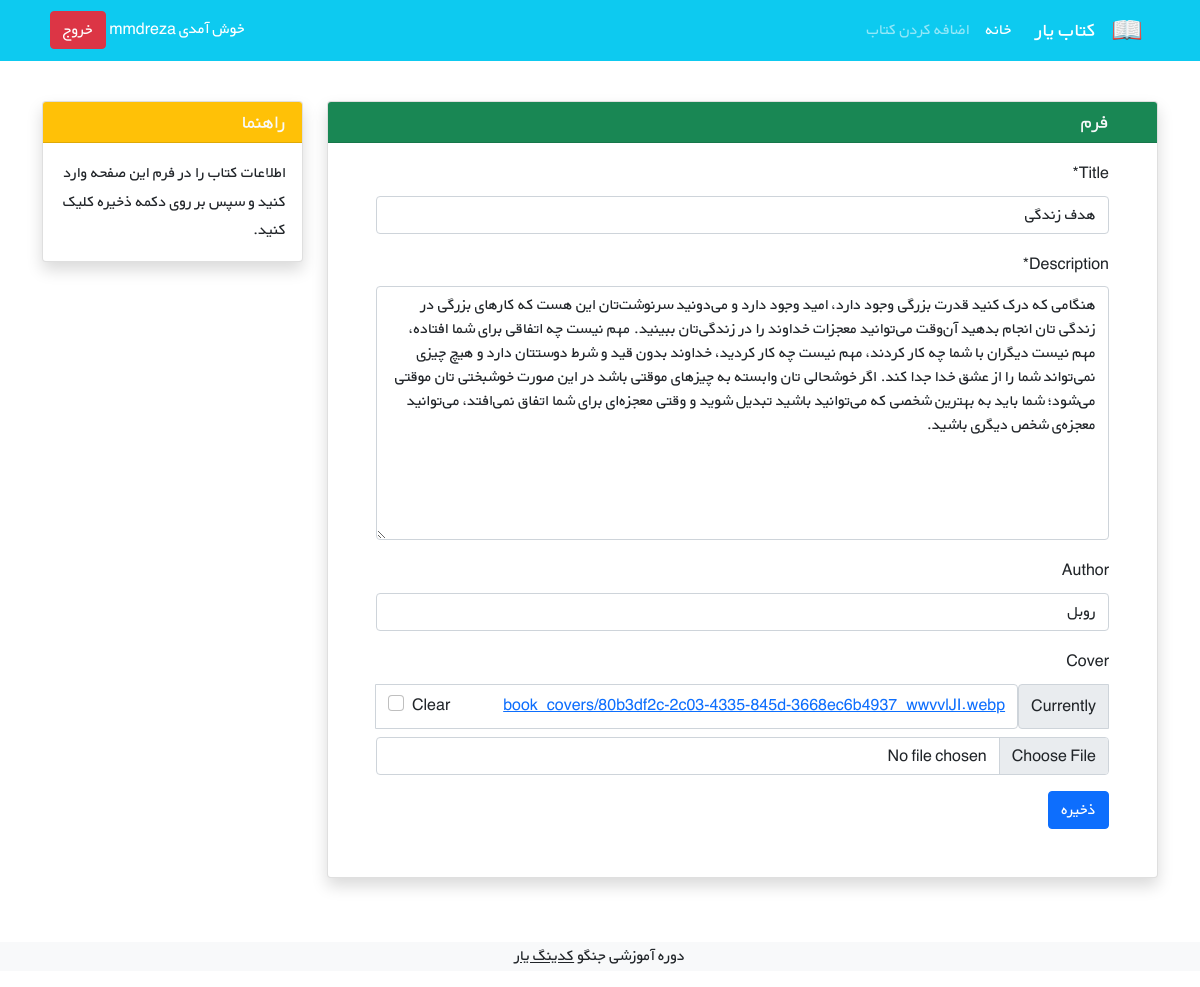
The app's page /book/6/update (signed in) with its own data.
### accounts/models.py (models this page shows)
class CustomUser(AbstractUser):
    age = models.PositiveIntegerField(null=True, blank=True)

### books/models.py (models this page shows, shortened)
class BookModel(models.Model):
    title = models.CharField(max_length=50)
    description = models.TextField()
    author = models.CharField(max_length=50, blank=True)
    price = models.DecimalField(decimal_places=2, max_digits=6)
    cover = models.ImageField(upload_to='book_covers/', blank=True)
    writer = models.ForeignKey(get_user_model(), on_delete=models.CASCADE, blank=True, null=True)

### books/views.py (the view)
# urls.py: path('<int:pk>/update', views.UpdateBook.as_view(), name='book-update'),
class UpdateBook(LoginRequiredMixin,generic.UpdateView):
    model = BookModel
    template_name = 'books/book-update.html'
    context_object_name = 'book'
    fields = ['title', 'description', 'author', 'cover']

### books/templates/books/book-update.html (shortened to what this page needs)
{% extends "_base.html" %}
{% load crispy_forms_tags%}
{% block content %}
<div class="container mt-4" dir="rtl">
    <div class="row">
        <div class="col-9">
            <div class="card shadow my-3">
                <h5 class="card-header bg-success text-light px-5">فرم</h5>
                <div class="px-5 pt-3 pb-5">
                    <form method="POST" enctype="multipart/form-data">
                        <table>
                        {{ form|crispy }}
                        </table>
                        <button type="submit" class="btn btn-primary">ذخیره</button>
                    </form>
                </div>
            </div>
        </div>
        <div class="col-3">
                <div class="card my-3 shadow">
                    <h5 class="card-header bg-warning text-light">راهنما</h5>
                    <div class="card-body">
                        <p class="card-text">
                            اطلاعات کتاب را در فرم این صفحه وارد کنید و سپس بر روی دکمه ذخیره کلیک کنید.
                        </p>
                    </div>
                </div>
        </div>
    </div>
</div>
{% endblock content %}

### templates/_base.html (shortened to what this page needs)
<!DOCTYPE html>
<html>
    <head>
        {% load static %}
        <link href="https://cdn.jsdelivr.net/npm/bootstrap@5.1.3/dist/css/bootstrap.min.css" rel="stylesheet"
>
        <link rel="stylesheet" href="{% static 'css/style.css' %}">
    </head>
    <body>
        <nav class="navbar navbar-expand-lg navbar-dark bg-info" dir="rtl">
            <div class="container">
                <a class="navbar-brand" href="#">
                    <img src="{% static 'icons/book.png' %}" alt="" height="30"
                        class="d-inline-block align-text-top">
                </a>
                <a class="navbar-brand mx-3" href="{% url 'book-list' %}">کتاب یار</a>
                <div class="collapse navbar-collapse" id="navbarNavAltMarkup">
                    <div class="navbar-nav">
                        <a class="nav-link active" aria-current="page" href="{% url 'book-list' %}">خانه</a>
                        <a class="nav-link" href="{% url 'book-add' %}">اضافه کردن کتاب</a>
                    </div>
                </div>
                <div class="mx-2 text-white">
                    {% if user.is_authenticated %}
                        <form action= "{% url 'logout' %}" method= 'post'>
                            خوش آمدی {{user.username}}
                            <button type= 'submit' class = 'btn btn-danger'> خروج </button>
                        </form>
                    {% else %}
                        <a href="{% url 'login' %}"> ورود | </a>
                        <a href="{% url 'signup' %}"> ثبت نام </a>
                    {% endif %}
                </div>
            </div>
        </nav>
        {% block content %}
        {% endblock content %}
        <footer class="bg-light text-center text-lg-start mt-5">
            <div class="text-center bg-grey">
                <p>دوره آموزشی جنگو <a class="text-dark" href="https://codingyar.com/" target="_blank">کدینگ یار</a></p>
            </div>
        </footer>
    </body>
</html>

### static/css/style.css (style rules this page uses)
* { font-family: 'BYekan', sans-serif; line-height: 1.8rem; }

### records on screen
CustomUser: username "mmdreza"
BookModel: title "هدف زندگی", description "هنگامی که درک کنید قدرت بزرگی وجود دارد، امید وجود دارد و می‌دونید سرنوشت‌تان این هست که کارهای بزرگی در زندگی تان انجام بدهید آن‌وقت می‌توانید معجزات خداوند را در زندگی‌تان ببینید. مهم نیست چه اتفاقی برای شما افتاده، مهم نیست دیگران با شما چه کار کردند، مهم نیست چه کار کردید، خداوند بدون قید و شرط دوستتان دارد و هیچ چیزی نمی‌تواند شما را از عشق خدا جدا کند. اگر خوشحالی تان وابسته به چیزهای موقتی باشد در این صورت خوشبختی تان موقتی می‌شود؛ شما باید به بهترین شخصی که می‌توانید باشید تبدیل شوید و وقتی معجزه‌ای برای شما اتفاق نمی‌افتد، می‌توانید معجزه‌ی شخص دیگری باشید.", author "روبل"
